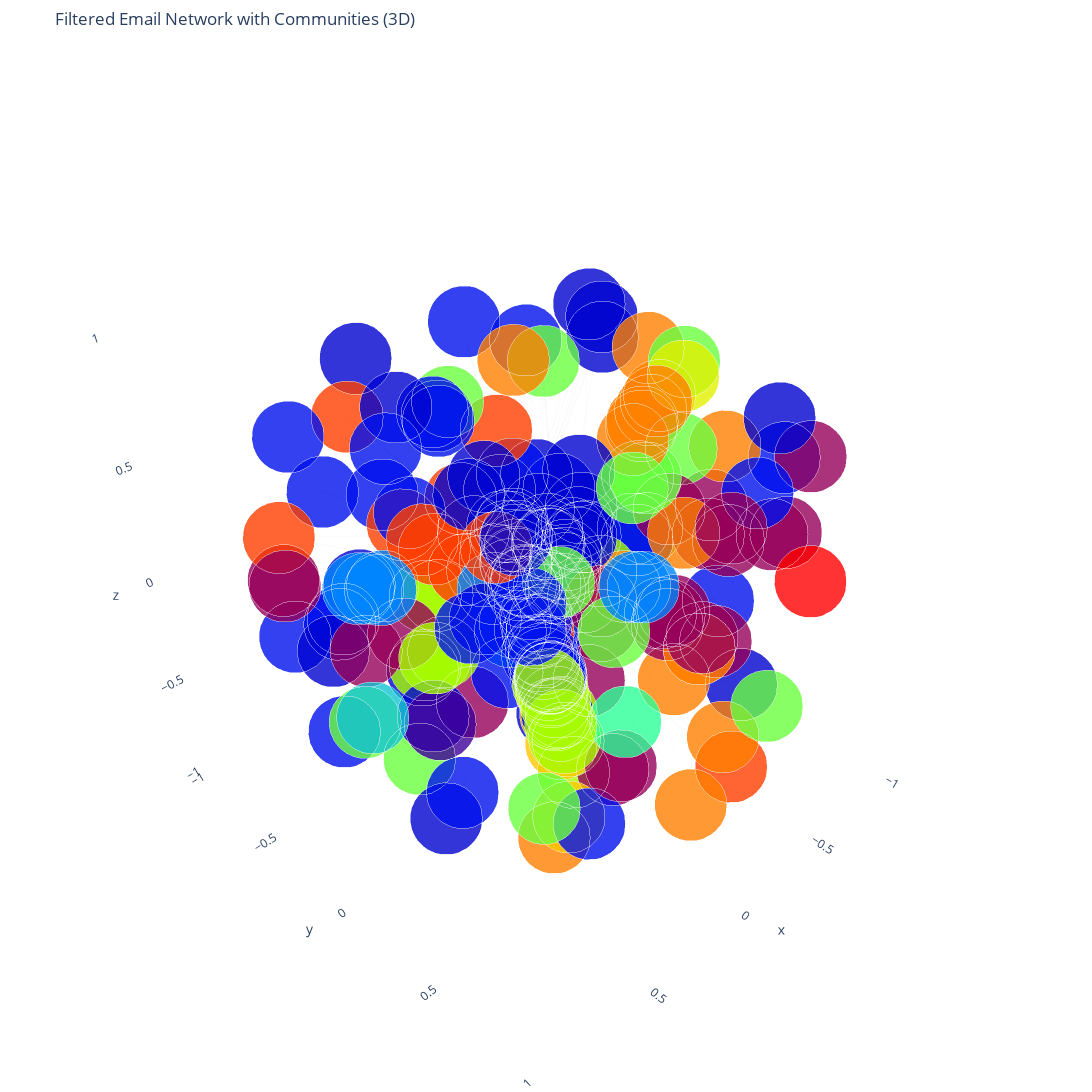

Notebook code for this chart:
### Code cell
# Assign community as a node attribute for visualization
nx.set_node_attributes(subgraph, communities, 'community')
nx.set_node_attributes(subgraph, sampled_degree_centrality, 'degree_centrality')
nx.set_node_attributes(subgraph, sampled_betweenness_centrality, 'betweenness_centrality')

# Visualize the sampled graph
plt.figure(figsize=(14, 10))
pos = nx.spring_layout(subgraph,dim=3, seed=42)
# Node positions for 3D visualization
node_x = [pos[node][0] for node in subgraph.nodes()]
node_y = [pos[node][1] for node in subgraph.nodes()]
node_z = [pos[node][2] for node in subgraph.nodes()]
# Edge coordinates for 3D plotting
edge_x = []
edge_y = []
edge_z = []
for edge in subgraph.edges():
    x0, y0, z0 = pos[edge[0]]
    x1, y1, z1 = pos[edge[1]]
    edge_x.append(x0)
    edge_x.append(x1)
    edge_x.append(None)  # Separate edges with None
    edge_y.append(y0)
    edge_y.append(y1)
    edge_y.append(None)
    edge_z.append(z0)
    edge_z.append(z1)
    edge_z.append(None)
# Node size based on degree (number of connections)
node_sizes = [min(200 + 20 * subgraph.degree(n), 50) for n in subgraph.nodes()]
#node_sizes = 50
# Color nodes based on community
node_colors = [communities.get(node) for node in subgraph.nodes()]
# Plot edges as lines
edge_trace = go.Scatter3d(
    x=edge_x, y=edge_y, z=edge_z,
    mode='lines',
    line=dict(color='gray', width=1),
    opacity=0.05,
    hoverinfo='none'
)
# Plot nodes as scatter points
node_trace = go.Scatter3d(
    x=node_x, y=node_y, z=node_z,
    mode='markers',
    marker=dict(
        size=node_sizes,  # Scale node size
        color=node_colors,  # Color by community
        colorscale='Rainbow',
        opacity=0.8,
        line_width=2
    ),
    text=[f'Node {node}<br>Degree Centrality: {sampled_degree_centrality[node]:.3f}<br>Betweenness: {sampled_betweenness_centrality[node]:.3f}' for node in subgraph.nodes()],  # Hover text (you can use real email IDs here if needed)
    hoverinfo='text'
)
#node_sizes_sampled = [5000 * sampled_degree_centrality[node] for node in H.nodes()]
#pos_sampled = nx.spring_layout(H)
#nx.draw_networkx_nodes(H, pos_sampled, node_size=node_sizes_sampled, alpha=0.7, node_color='green')
#nx.draw_networkx_edges(H, pos_sampled, width=0.5, alpha=0.5, edge_color='gray')
#nx.draw_networkx_labels(H, pos_sampled, font_size=8)

#plt.title("Email Network - Sampled Graph", fontsize=16)
#plt.show()
# Create 3D plot
fig = go.Figure(data=[edge_trace, node_trace],
                layout=go.Layout(
                    title='Filtered Email Network with Communities (3D)',
                    showlegend=False,
                    hovermode='closest',
                    width = 1400,
                    height = 1400,
                    margin=dict(b=0, l=0, r=0, t=50),
                    scene=dict(
                        xaxis=dict(showbackground=False),
                        yaxis=dict(showbackground=False),
                        zaxis=dict(showbackground=False)
                    )
                ))

fig.show()

### Figure 1 — Plotly figure (JSON) as saved in the notebook; plotly's stock layout.template omitted (floating-point values rounded to 4 significant figures; data arrays with more than 128 entries replaced by an {"elided": "..."} marker saying what was removed)
{"data": [{"hoverinfo": "none", "line": {"color": "gray", "width": 1}, "mode": "lines", "opacity": 0.05, "type": "scatter3d", "x": {"elided": "2232 float values"}, "y": {"elided": "2232 float values"}, "z": {"elided": "2232 float values"}}, {"hoverinfo": "text", "marker": {"color": {"elided": "200 int values"}, "colorscale": [[0, "rgb(150,0,90)"], [0.125, "rgb(0,0,200)"], [0.25, "rgb(0,25,255)"], [0.375, "rgb(0,152,255)"], [0.5, "rgb(44,255,150)"], [0.625, "rgb(151,255,0)"], [0.75, "rgb(255,234,0)"], [0.875, "rgb(255,111,0)"], [1, "rgb(255,0,0)"]], "line": {"width": 2}, "opacity": 0.8, "size": {"elided": "200 int values"}}, "mode": "markers", "text": {"elided": "200 str values"}, "type": "scatter3d", "x": {"elided": "200 float values"}, "y": {"elided": "200 float values"}, "z": {"elided": "200 float values"}}], "layout": {"height": 1400, "hovermode": "closest", "margin": {"b": 0, "l": 0, "r": 0, "t": 50}, "scene": {"aspectmode": "auto", "aspectratio": {"x": 1.003, "y": 0.9967, "z": 1.0}, "camera": {"center": {"x": 0, "y": 0, "z": 0}, "eye": {"x": 1.36, "y": 1.36, "z": 1.36}, "projection": {"type": "perspective"}, "up": {"x": 0, "y": 0, "z": 1}}, "xaxis": {"showbackground": false, "type": "linear"}, "yaxis": {"showbackground": false, "type": "linear"}, "zaxis": {"showbackground": false, "type": "linear"}}, "showlegend": false, "title": {"text": "Filtered Email Network with Communities (3D)"}, "width": 1400}}
